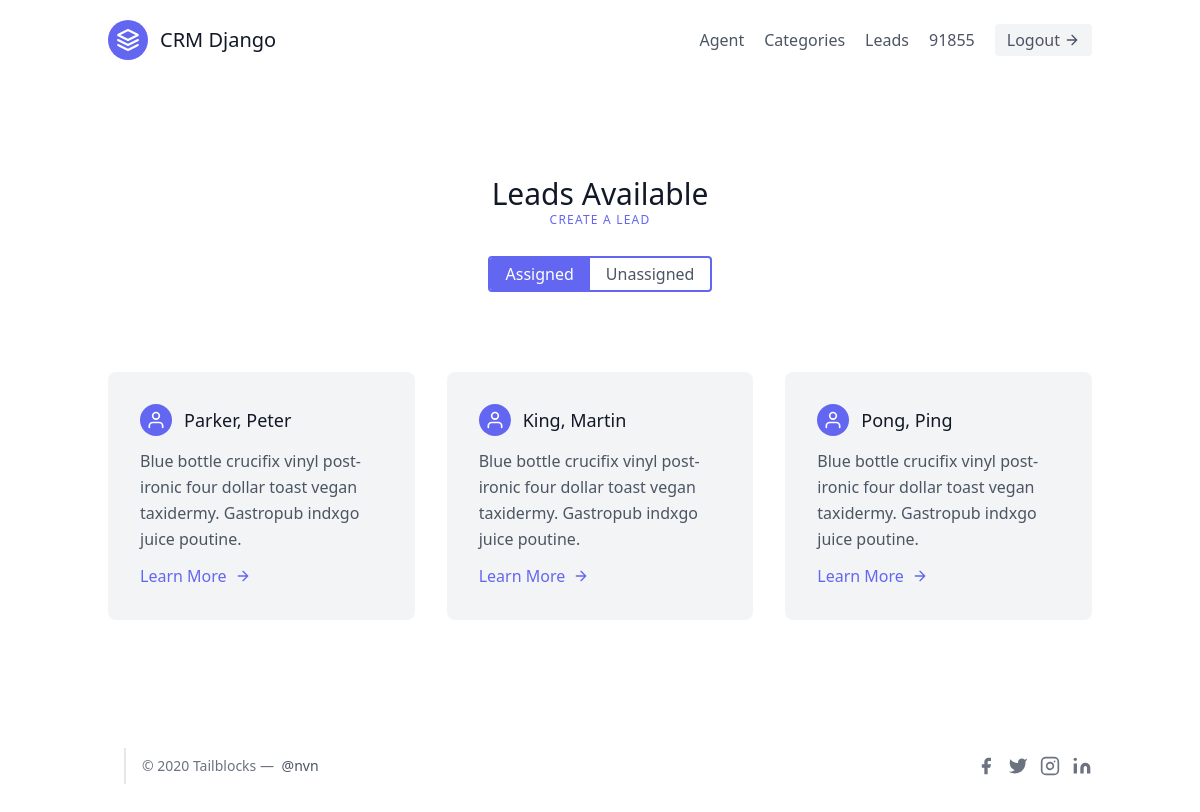
Screenshot of /leads/ (signed in) with the database file from the repository.
### leads/models.py (models this page shows, shortened)
class User(AbstractUser):
    is_organisor = models.BooleanField(default=True)
    is_agent = models.BooleanField(default=False)

class Lead(models.Model):
    SOURCE_CHOICES = (
        ('YT', 'YouTube'),
        ('GOOG', 'Google'),
        ('NL', 'Newsletter'),
        ('YAH', 'Yahoo')
    )
    first_name = models.CharField(max_length=20)
    last_name = models.CharField(max_length=20)
    age = models.IntegerField(default=0)
    phoned = models.BooleanField(default=False)
    source = models.CharField(max_length=5, choices= SOURCE_CHOICES)
    profile_pic = models.ImageField(blank=True, null=True)
    special_files = models.FileField(blank=True, null=True)
    organisation = models.ForeignKey(UserProfile, on_delete=models.CASCADE)
    agent = models.ForeignKey("Agent", null=True, blank=True, on_delete=models.SET_NULL)
    category = models.ForeignKey("Category", related_name='leads', null=True, blank=True, on_delete=models.SET_NULL)

### leads/views.py (the view)
# urls.py: path('', LeadListView.as_view(), name='lead-list'),
class LeadListView(LoginRequiredMixin,ListView):
    template_name = "leads/lead-list.html"
    context_object_name = "leads"
    def get_queryset(self):
        user = self.request.user
        if self.request.user.is_agent:
            queryset = Lead.objects.filter(
                organisation=user.agent.organisation,
                agent__isnull=False
                )
            queryset = Lead.objects.filter(organisation=user.agent.organisation)
            queryset = Lead.objects.filter(agent__user = user)
        elif self.request.user.is_organisor:
            queryset = Lead.objects.filter(
                organisation=user.userprofile,
                agent__isnull=False
                )
        return queryset

### leads/templates/leads/lead-list.html (shortened to what this page needs)
{% extends 'base.html' %}
{% block content %}
    <section class="text-gray-600 body-font">
    <div class="container px-5 py-24 mx-auto">
        <div class="flex flex-col text-center w-full mb-20">
        <h1 class="sm:text-3xl text-2xl font-medium title-font text-gray-900">Leads Available</h1>
        {% if request.user.is_organisor %}
        <h2 class="text-xs text-indigo-500 tracking-widest font-medium title-font mb-1"><a href="{% url 'leads:lead-create' %}"> CREATE A LEAD </a></h2>
        {% endif %}
        <div class="flex mx-auto border-2 border-indigo-500 rounded overflow-hidden mt-6">
            <a href="#" class="py-1 px-4 bg-indigo-500 text-white focus:outline-none">Assigned</a>
            <a href="{% url 'leads:unassigned-leads' %}" class="py-1 px-4 focus:outline-none">Unassigned</a>
        </div>
        </div>
        <div class="flex flex-wrap -m-4">
        {% for lead in leads %}
        <div class="p-4 md:w-1/3">
            <div class="flex rounded-lg h-full bg-gray-100 p-8 flex-col">
            <div class="flex items-center mb-3">
                <div class="w-8 h-8 mr-3 inline-flex items-center justify-center rounded-full bg-indigo-500 text-white flex-shrink-0">
                <svg fill="none" stroke="currentColor" stroke-linecap="round" stroke-linejoin="round" stroke-width="2" class="w-5 h-5" viewBox="0 0 24 24">
                    <path d="M20 21v-2a4 4 0 00-4-4H8a4 4 0 00-4 4v2"></path>
                    <circle cx="12" cy="7" r="4"></circle>
                </svg>
                </div>
                <h2 class="text-gray-900 text-lg title-font font-medium">{{ lead.last_name }}, {{ lead.first_name }}</h2>
            </div>
            <div class="flex-grow">
                <p class="leading-relaxed text-base">Blue bottle crucifix vinyl post-ironic four dollar toast vegan taxidermy. Gastropub indxgo juice poutine.</p>
                <a href="{% url 'leads:lead-detail' pk=lead.id %}" class="mt-3 text-indigo-500 inline-flex items-center">Learn More
                <svg fill="none" stroke="currentColor" stroke-linecap="round" stroke-linejoin="round" stroke-width="2" class="w-4 h-4 ml-2" viewBox="0 0 24 24">
                    <path d="M5 12h14M12 5l7 7-7 7"></path>
                </svg>
                </a>
            </div>
            </div>
        </div>
        {% endfor %}
        </div>
    </div>
    </section>
{% endblock content %}

### templates/navbar.html (shortened to what this page needs)
<header class="text-gray-600 body-font">
    <div class="container mx-auto flex flex-wrap p-5 flex-col md:flex-row items-center">
      <a href="{% url 'landing-page' %}" class="flex title-font font-medium items-center text-gray-900 mb-4 md:mb-0">
        <svg xmlns="http://www.w3.org/2000/svg" fill="none" stroke="currentColor" stroke-linecap="round" stroke-linejoin="round" stroke-width="2" class="w-10 h-10 text-white p-2 bg-indigo-500 rounded-full" viewBox="0 0 24 24">
          <path d="M12 2L2 7l10 5 10-5-10-5zM2 17l10 5 10-5M2 12l10 5 10-5"></path>
        </svg>
        <span class="ml-3 text-xl">CRM Django</span>
      </a>
      {% if request.user.is_authenticated %}
        <nav class="md:ml-auto flex flex-wrap items-center text-base justify-center">
          {% if request.user.is_organisor %}
          <a href="{% url 'agents:agent-list' %}" class="mr-5 hover:text-gray-900">Agent</a>
          {% endif %}
          <a href="{% url 'leads:categories' %}" class="mr-5 hover:text-gray-900">Categories</a>
          <a href="{% url 'leads:lead-list' %}" class="mr-5 hover:text-gray-900">Leads</a>
          <a href="{% url 'leads:lead-list' %}" class="mr-5 hover:text-gray-900">{{ request.user.username }}</a>
          <a href="{% url 'logout' %}" class="inline-flex items-center bg-gray-100 border-0 py-1 px-3 focus:outline-none hover:bg-gray-200 rounded text-base mt-4 md:mt-0">
            Logout
            <svg fill="none" stroke="currentColor" stroke-linecap="round" stroke-linejoin="round" stroke-width="2" class="w-4 h-4 ml-1" viewBox="0 0 24 24">
              <path d="M5 12h14M12 5l7 7-7 7"></path>
            </svg>
          </a>
        </nav>
      {% endif %}
    </div>
</header>

### rows the page displays
User: user.username "91855"
Lead: last_name "Parker", first_name "Peter"
Lead: last_name "King", first_name "Martin"
Lead: last_name "Pong", first_name "Ping"
